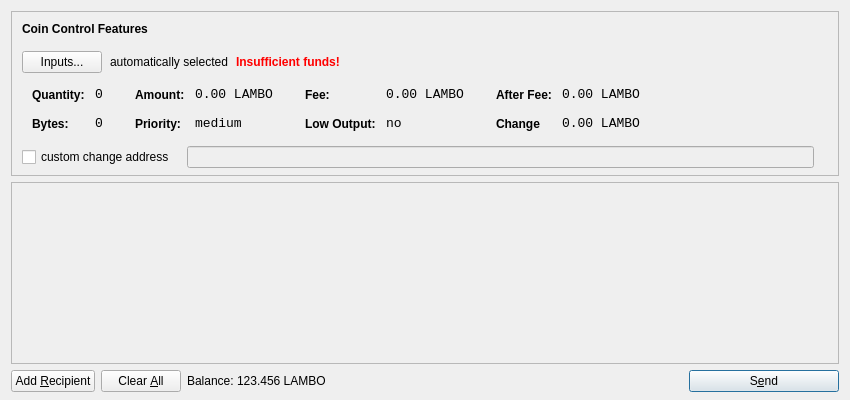
<?xml version="1.0" encoding="UTF-8"?>
<ui version="4.0">
 <class>SendCoinsDialog</class>
 <widget class="QDialog" name="SendCoinsDialog">
  <property name="geometry">
   <rect>
    <x>0</x>
    <y>0</y>
    <width>850</width>
    <height>400</height>
   </rect>
  </property>
  <property name="windowTitle">
   <string>Send Coins</string>
  </property>
  <layout class="QVBoxLayout" name="verticalLayout" stretch="0,1,0">
   <property name="bottomMargin">
    <number>8</number>
   </property>
   <item>
    <widget class="QFrame" name="frameCoinControl">
     <property name="sizePolicy">
      <sizepolicy hsizetype="Expanding" vsizetype="Expanding">
       <horstretch>0</horstretch>
       <verstretch>0</verstretch>
      </sizepolicy>
     </property>
     <property name="maximumSize">
      <size>
       <width>16777215</width>
       <height>16777215</height>
      </size>
     </property>
     <property name="frameShape">
      <enum>QFrame::StyledPanel</enum>
     </property>
     <property name="frameShadow">
      <enum>QFrame::Sunken</enum>
     </property>
     <layout class="QVBoxLayout" name="verticalLayoutCoinControl2">
      <property name="spacing">
       <number>-1</number>
      </property>
      <property name="leftMargin">
       <number>0</number>
      </property>
      <property name="topMargin">
       <number>0</number>
      </property>
      <property name="rightMargin">
       <number>0</number>
      </property>
      <property name="bottomMargin">
       <number>6</number>
      </property>
      <item>
       <layout class="QVBoxLayout" name="verticalLayoutCoinControl" stretch="0,0,0,0,1">
        <property name="spacing">
         <number>0</number>
        </property>
        <property name="leftMargin">
         <number>10</number>
        </property>
        <property name="topMargin">
         <number>10</number>
        </property>
        <item>
         <layout class="QHBoxLayout" name="horizontalLayoutCoinControl1">
          <property name="bottomMargin">
           <number>15</number>
          </property>
          <item>
           <widget class="QLabel" name="labelCoinControlFeatures">
            <property name="sizePolicy">
             <sizepolicy hsizetype="Preferred" vsizetype="Maximum">
              <horstretch>0</horstretch>
              <verstretch>0</verstretch>
             </sizepolicy>
            </property>
            <property name="font">
             <font>
              <weight>75</weight>
              <bold>true</bold>
             </font>
            </property>
            <property name="styleSheet">
             <string notr="true">font-weight:bold;</string>
            </property>
            <property name="text">
             <string>Coin Control Features</string>
            </property>
           </widget>
          </item>
         </layout>
        </item>
        <item>
         <layout class="QHBoxLayout" name="horizontalLayoutCoinControl2" stretch="0,0,0,0">
          <property name="spacing">
           <number>8</number>
          </property>
          <property name="bottomMargin">
           <number>10</number>
          </property>
          <item>
           <widget class="QPushButton" name="pushButtonCoinControl">
            <property name="styleSheet">
             <string notr="true"/>
            </property>
            <property name="text">
             <string>Inputs...</string>
            </property>
           </widget>
          </item>
          <item>
           <widget class="QLabel" name="labelCoinControlAutomaticallySelected">
            <property name="text">
             <string>automatically selected</string>
            </property>
            <property name="margin">
             <number>5</number>
            </property>
           </widget>
          </item>
          <item>
           <widget class="QLabel" name="labelCoinControlInsuffFunds">
            <property name="font">
             <font>
              <weight>75</weight>
              <bold>true</bold>
             </font>
            </property>
            <property name="styleSheet">
             <string notr="true">color:red;font-weight:bold;</string>
            </property>
            <property name="text">
             <string>Insufficient funds!</string>
            </property>
            <property name="margin">
             <number>5</number>
            </property>
           </widget>
          </item>
          <item>
           <spacer name="horizontalSpacerCoinControl">
            <property name="orientation">
             <enum>Qt::Horizontal</enum>
            </property>
            <property name="sizeHint" stdset="0">
             <size>
              <width>40</width>
              <height>1</height>
             </size>
            </property>
           </spacer>
          </item>
         </layout>
        </item>
        <item>
         <widget class="QWidget" name="widgetCoinControl" native="true">
          <property name="sizePolicy">
           <sizepolicy hsizetype="Preferred" vsizetype="Preferred">
            <horstretch>0</horstretch>
            <verstretch>0</verstretch>
           </sizepolicy>
          </property>
          <property name="minimumSize">
           <size>
            <width>0</width>
            <height>0</height>
           </size>
          </property>
          <property name="styleSheet">
           <string notr="true"/>
          </property>
          <layout class="QHBoxLayout" name="horizontalLayoutCoinControl5">
           <property name="margin">
            <number>0</number>
           </property>
           <item>
            <layout class="QHBoxLayout" name="horizontalLayoutCoinControl3" stretch="0,0,0,1">
             <property name="spacing">
              <number>20</number>
             </property>
             <property name="topMargin">
              <number>0</number>
             </property>
             <property name="bottomMargin">
              <number>10</number>
             </property>
             <item>
              <layout class="QFormLayout" name="formLayoutCoinControl1">
               <property name="horizontalSpacing">
                <number>10</number>
               </property>
               <property name="verticalSpacing">
                <number>14</number>
               </property>
               <property name="leftMargin">
                <number>10</number>
               </property>
               <property name="topMargin">
                <number>4</number>
               </property>
               <property name="rightMargin">
                <number>6</number>
               </property>
               <item row="0" column="0">
                <widget class="QLabel" name="labelCoinControlQuantityText">
                 <property name="styleSheet">
                  <string notr="true">font-weight:bold;</string>
                 </property>
                 <property name="text">
                  <string>Quantity:</string>
                 </property>
                 <property name="margin">
                  <number>0</number>
                 </property>
                </widget>
               </item>
               <item row="0" column="1">
                <widget class="QLabel" name="labelCoinControlQuantity">
                 <property name="font">
                  <font>
                   <family>Monospace</family>
                   <pointsize>10</pointsize>
                  </font>
                 </property>
                 <property name="cursor">
                  <cursorShape>IBeamCursor</cursorShape>
                 </property>
                 <property name="contextMenuPolicy">
                  <enum>Qt::ActionsContextMenu</enum>
                 </property>
                 <property name="text">
                  <string>0</string>
                 </property>
                 <property name="margin">
                  <number>0</number>
                 </property>
                 <property name="textInteractionFlags">
                  <set>Qt::LinksAccessibleByMouse|Qt::TextSelectableByKeyboard|Qt::TextSelectableByMouse</set>
                 </property>
                </widget>
               </item>
               <item row="1" column="0">
                <widget class="QLabel" name="labelCoinControlBytesText">
                 <property name="styleSheet">
                  <string notr="true">font-weight:bold;</string>
                 </property>
                 <property name="text">
                  <string>Bytes:</string>
                 </property>
                </widget>
               </item>
               <item row="1" column="1">
                <widget class="QLabel" name="labelCoinControlBytes">
                 <property name="font">
                  <font>
                   <family>Monospace</family>
                   <pointsize>10</pointsize>
                  </font>
                 </property>
                 <property name="cursor">
                  <cursorShape>IBeamCursor</cursorShape>
                 </property>
                 <property name="contextMenuPolicy">
                  <enum>Qt::ActionsContextMenu</enum>
                 </property>
                 <property name="text">
                  <string>0</string>
                 </property>
                 <property name="textInteractionFlags">
                  <set>Qt::LinksAccessibleByMouse|Qt::TextSelectableByKeyboard|Qt::TextSelectableByMouse</set>
                 </property>
                </widget>
               </item>
              </layout>
             </item>
             <item>
              <layout class="QFormLayout" name="formLayoutCoinControl2">
               <property name="horizontalSpacing">
                <number>10</number>
               </property>
               <property name="verticalSpacing">
                <number>14</number>
               </property>
               <property name="leftMargin">
                <number>6</number>
               </property>
               <property name="topMargin">
                <number>4</number>
               </property>
               <property name="rightMargin">
                <number>6</number>
               </property>
               <item row="0" column="0">
                <widget class="QLabel" name="labelCoinControlAmountText">
                 <property name="styleSheet">
                  <string notr="true">font-weight:bold;</string>
                 </property>
                 <property name="text">
                  <string>Amount:</string>
                 </property>
                 <property name="margin">
                  <number>0</number>
                 </property>
                </widget>
               </item>
               <item row="0" column="1">
                <widget class="QLabel" name="labelCoinControlAmount">
                 <property name="font">
                  <font>
                   <family>Monospace</family>
                   <pointsize>10</pointsize>
                  </font>
                 </property>
                 <property name="cursor">
                  <cursorShape>IBeamCursor</cursorShape>
                 </property>
                 <property name="contextMenuPolicy">
                  <enum>Qt::ActionsContextMenu</enum>
                 </property>
                 <property name="text">
                  <string notr="true">0.00 LAMBO</string>
                 </property>
                 <property name="textInteractionFlags">
                  <set>Qt::LinksAccessibleByMouse|Qt::TextSelectableByKeyboard|Qt::TextSelectableByMouse</set>
                 </property>
                </widget>
               </item>
               <item row="1" column="0">
                <widget class="QLabel" name="labelCoinControlPriorityText">
                 <property name="styleSheet">
                  <string notr="true">font-weight:bold;</string>
                 </property>
                 <property name="text">
                  <string>Priority:</string>
                 </property>
                </widget>
               </item>
               <item row="1" column="1">
                <widget class="QLabel" name="labelCoinControlPriority">
                 <property name="font">
                  <font>
                   <family>Monospace</family>
                   <pointsize>10</pointsize>
                  </font>
                 </property>
                 <property name="cursor">
                  <cursorShape>IBeamCursor</cursorShape>
                 </property>
                 <property name="contextMenuPolicy">
                  <enum>Qt::ActionsContextMenu</enum>
                 </property>
                 <property name="text">
                  <string>medium</string>
                 </property>
                 <property name="textInteractionFlags">
                  <set>Qt::LinksAccessibleByMouse|Qt::TextSelectableByKeyboard|Qt::TextSelectableByMouse</set>
                 </property>
                </widget>
               </item>
              </layout>
             </item>
             <item>
              <layout class="QFormLayout" name="formLayoutCoinControl3">
               <property name="horizontalSpacing">
                <number>10</number>
               </property>
               <property name="verticalSpacing">
                <number>14</number>
               </property>
               <property name="leftMargin">
                <number>6</number>
               </property>
               <property name="topMargin">
                <number>4</number>
               </property>
               <property name="rightMargin">
                <number>6</number>
               </property>
               <item row="0" column="0">
                <widget class="QLabel" name="labelCoinControlFeeText">
                 <property name="styleSheet">
                  <string notr="true">font-weight:bold;</string>
                 </property>
                 <property name="text">
                  <string>Fee:</string>
                 </property>
                 <property name="margin">
                  <number>0</number>
                 </property>
                </widget>
               </item>
               <item row="0" column="1">
                <widget class="QLabel" name="labelCoinControlFee">
                 <property name="font">
                  <font>
                   <family>Monospace</family>
                   <pointsize>10</pointsize>
                  </font>
                 </property>
                 <property name="cursor">
                  <cursorShape>IBeamCursor</cursorShape>
                 </property>
                 <property name="contextMenuPolicy">
                  <enum>Qt::ActionsContextMenu</enum>
                 </property>
                 <property name="text">
                  <string notr="true">0.00 LAMBO</string>
                 </property>
                 <property name="textInteractionFlags">
                  <set>Qt::LinksAccessibleByMouse|Qt::TextSelectableByKeyboard|Qt::TextSelectableByMouse</set>
                 </property>
                </widget>
               </item>
               <item row="1" column="0">
                <widget class="QLabel" name="labelCoinControlLowOutputText">
                 <property name="styleSheet">
                  <string notr="true">font-weight:bold;</string>
                 </property>
                 <property name="text">
                  <string>Low Output:</string>
                 </property>
                </widget>
               </item>
               <item row="1" column="1">
                <widget class="QLabel" name="labelCoinControlLowOutput">
                 <property name="font">
                  <font>
                   <family>Monospace</family>
                   <pointsize>10</pointsize>
                  </font>
                 </property>
                 <property name="cursor">
                  <cursorShape>IBeamCursor</cursorShape>
                 </property>
                 <property name="contextMenuPolicy">
                  <enum>Qt::ActionsContextMenu</enum>
                 </property>
                 <property name="text">
                  <string>no</string>
                 </property>
                 <property name="textInteractionFlags">
                  <set>Qt::LinksAccessibleByMouse|Qt::TextSelectableByKeyboard|Qt::TextSelectableByMouse</set>
                 </property>
                </widget>
               </item>
              </layout>
             </item>
             <item>
              <layout class="QFormLayout" name="formLayoutCoinControl4">
               <property name="horizontalSpacing">
                <number>10</number>
               </property>
               <property name="verticalSpacing">
                <number>14</number>
               </property>
               <property name="leftMargin">
                <number>6</number>
               </property>
               <property name="topMargin">
                <number>4</number>
               </property>
               <property name="rightMargin">
                <number>6</number>
               </property>
               <item row="0" column="0">
                <widget class="QLabel" name="labelCoinControlAfterFeeText">
                 <property name="styleSheet">
                  <string notr="true">font-weight:bold;</string>
                 </property>
                 <property name="text">
                  <string>After Fee:</string>
                 </property>
                 <property name="margin">
                  <number>0</number>
                 </property>
                </widget>
               </item>
               <item row="0" column="1">
                <widget class="QLabel" name="labelCoinControlAfterFee">
                 <property name="font">
                  <font>
                   <family>Monospace</family>
                   <pointsize>10</pointsize>
                  </font>
                 </property>
                 <property name="cursor">
                  <cursorShape>IBeamCursor</cursorShape>
                 </property>
                 <property name="contextMenuPolicy">
                  <enum>Qt::ActionsContextMenu</enum>
                 </property>
                 <property name="text">
                  <string notr="true">0.00 LAMBO</string>
                 </property>
                 <property name="textInteractionFlags">
                  <set>Qt::LinksAccessibleByMouse|Qt::TextSelectableByKeyboard|Qt::TextSelectableByMouse</set>
                 </property>
                </widget>
               </item>
               <item row="1" column="0">
                <widget class="QLabel" name="labelCoinControlChangeText">
                 <property name="styleSheet">
                  <string notr="true">font-weight:bold;</string>
                 </property>
                 <property name="text">
                  <string>Change</string>
                 </property>
                </widget>
               </item>
               <item row="1" column="1">
                <widget class="QLabel" name="labelCoinControlChange">
                 <property name="font">
                  <font>
                   <family>Monospace</family>
                   <pointsize>10</pointsize>
                  </font>
                 </property>
                 <property name="cursor">
                  <cursorShape>IBeamCursor</cursorShape>
                 </property>
                 <property name="contextMenuPolicy">
                  <enum>Qt::ActionsContextMenu</enum>
                 </property>
                 <property name="text">
                  <string notr="true">0.00 LAMBO</string>
                 </property>
                 <property name="textInteractionFlags">
                  <set>Qt::LinksAccessibleByMouse|Qt::TextSelectableByKeyboard|Qt::TextSelectableByMouse</set>
                 </property>
                </widget>
               </item>
              </layout>
             </item>
            </layout>
           </item>
          </layout>
         </widget>
        </item>
        <item>
         <layout class="QHBoxLayout" name="horizontalLayoutCoinControl4" stretch="0,0,0">
          <property name="spacing">
           <number>12</number>
          </property>
          <property name="sizeConstraint">
           <enum>QLayout::SetDefaultConstraint</enum>
          </property>
          <property name="topMargin">
           <number>5</number>
          </property>
          <property name="rightMargin">
           <number>5</number>
          </property>
          <item>
           <widget class="QCheckBox" name="checkBoxCoinControlChange">
            <property name="text">
             <string>custom change address</string>
            </property>
           </widget>
          </item>
          <item>
           <widget class="QLineEdit" name="lineEditCoinControlChange">
            <property name="enabled">
             <bool>false</bool>
            </property>
            <property name="sizePolicy">
             <sizepolicy hsizetype="Expanding" vsizetype="Fixed">
              <horstretch>0</horstretch>
              <verstretch>0</verstretch>
             </sizepolicy>
            </property>
           </widget>
          </item>
          <item>
           <widget class="QLabel" name="labelCoinControlChangeLabel">
            <property name="sizePolicy">
             <sizepolicy hsizetype="Preferred" vsizetype="Expanding">
              <horstretch>0</horstretch>
              <verstretch>0</verstretch>
             </sizepolicy>
            </property>
            <property name="minimumSize">
             <size>
              <width>0</width>
              <height>0</height>
             </size>
            </property>
            <property name="text">
             <string/>
            </property>
            <property name="margin">
             <number>3</number>
            </property>
           </widget>
          </item>
         </layout>
        </item>
        <item>
         <spacer name="verticalSpacerCoinControl">
          <property name="orientation">
           <enum>Qt::Vertical</enum>
          </property>
          <property name="sizeHint" stdset="0">
           <size>
            <width>800</width>
            <height>1</height>
           </size>
          </property>
         </spacer>
        </item>
       </layout>
      </item>
     </layout>
    </widget>
   </item>
   <item>
    <widget class="QScrollArea" name="scrollArea">
     <property name="widgetResizable">
      <bool>true</bool>
     </property>
     <widget class="QWidget" name="scrollAreaWidgetContents">
      <property name="geometry">
       <rect>
        <x>0</x>
        <y>0</y>
        <width>830</width>
        <height>165</height>
       </rect>
      </property>
      <layout class="QVBoxLayout" name="verticalLayout_2">
       <property name="margin">
        <number>0</number>
       </property>
       <item>
        <layout class="QVBoxLayout" name="entries">
         <property name="spacing">
          <number>6</number>
         </property>
        </layout>
       </item>
       <item>
        <spacer name="verticalSpacer">
         <property name="orientation">
          <enum>Qt::Vertical</enum>
         </property>
         <property name="sizeHint" stdset="0">
          <size>
           <width>20</width>
           <height>40</height>
          </size>
         </property>
        </spacer>
       </item>
      </layout>
     </widget>
    </widget>
   </item>
   <item>
    <layout class="QHBoxLayout" name="horizontalLayout">
     <item>
      <widget class="QPushButton" name="addButton">
       <property name="toolTip">
        <string>Send to multiple recipients at once</string>
       </property>
       <property name="text">
        <string>Add &amp;Recipient</string>
       </property>
       <property name="autoDefault">
        <bool>false</bool>
       </property>
      </widget>
     </item>
     <item>
      <widget class="QPushButton" name="clearButton">
       <property name="sizePolicy">
        <sizepolicy hsizetype="Minimum" vsizetype="Fixed">
         <horstretch>0</horstretch>
         <verstretch>0</verstretch>
        </sizepolicy>
       </property>
       <property name="toolTip">
        <string>Remove all transaction fields</string>
       </property>
       <property name="text">
        <string>Clear &amp;All</string>
       </property>
       <property name="autoRepeatDelay">
        <number>300</number>
       </property>
       <property name="autoDefault">
        <bool>false</bool>
       </property>
      </widget>
     </item>
     <item>
      <layout class="QHBoxLayout" name="horizontalLayout_2">
       <property name="spacing">
        <number>3</number>
       </property>
       <item>
        <widget class="QLabel" name="label">
         <property name="sizePolicy">
          <sizepolicy hsizetype="Preferred" vsizetype="Fixed">
           <horstretch>0</horstretch>
           <verstretch>0</verstretch>
          </sizepolicy>
         </property>
         <property name="text">
          <string>Balance:</string>
         </property>
        </widget>
       </item>
       <item>
        <widget class="QLabel" name="labelBalance">
         <property name="sizePolicy">
          <sizepolicy hsizetype="Preferred" vsizetype="Fixed">
           <horstretch>0</horstretch>
           <verstretch>0</verstretch>
          </sizepolicy>
         </property>
         <property name="cursor">
          <cursorShape>IBeamCursor</cursorShape>
         </property>
         <property name="text">
          <string notr="true">123.456 LAMBO</string>
         </property>
         <property name="textInteractionFlags">
          <set>Qt::LinksAccessibleByMouse|Qt::TextSelectableByKeyboard|Qt::TextSelectableByMouse</set>
         </property>
        </widget>
       </item>
      </layout>
     </item>
     <item>
      <spacer name="horizontalSpacer">
       <property name="orientation">
        <enum>Qt::Horizontal</enum>
       </property>
       <property name="sizeHint" stdset="0">
        <size>
         <width>40</width>
         <height>20</height>
        </size>
       </property>
      </spacer>
     </item>
     <item>
      <widget class="QPushButton" name="sendButton">
       <property name="minimumSize">
        <size>
         <width>150</width>
         <height>0</height>
        </size>
       </property>
       <property name="toolTip">
        <string>Confirm the send action</string>
       </property>
       <property name="text">
        <string>S&amp;end</string>
       </property>
       <property name="icon">
        <iconset resource="../bitcoin.qrc">
         <normaloff>:/icons/send</normaloff>:/icons/send</iconset>
       </property>
       <property name="default">
        <bool>true</bool>
       </property>
      </widget>
     </item>
    </layout>
   </item>
  </layout>
 </widget>
 <resources>
  <include location="../bitcoin.qrc"/>
 </resources>
 <connections/>
</ui>
